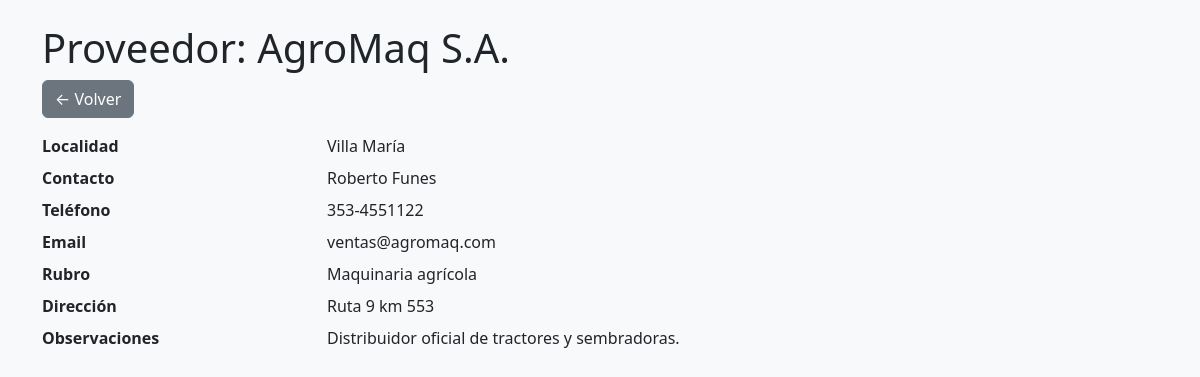
Page /proveedores/1 on the committed database.
### tables this page shows
CREATE TABLE proveedores (
    ID INTEGER PRIMARY KEY AUTOINCREMENT,
    Nombre TEXT,
    Localidad TEXT,
    Contacto TEXT,
    Rubro TEXT,
    Observaciones TEXT,
    Direccion TEXT,
    Telefono TEXT,
    Email TEXT
);

### app.py (the view)
@app.route('/proveedores/<int:id>')
def ver_proveedor(id):
    conn = get_db_connection()
    proveedor = conn.execute('SELECT * FROM proveedores WHERE ID = ?', (id,)).fetchone()
    conn.close()
    if proveedor is None:
        flash('Proveedor no encontrado.')
        return redirect(url_for('listar_proveedores'))
    return render_template('ver_proveedor.html', proveedor=proveedor)

### app.py (called while the page is built)
def get_db_connection():
    conn = sqlite3.connect('mantenimiento_agricola.db', timeout=10)  # Espera hasta 10 segundos
    conn.row_factory = sqlite3.Row
    return conn

### templates/ver_proveedor.html (shortened to what this page needs)
<!DOCTYPE html>
<html lang="es">
<head>
    <link href="https://cdn.jsdelivr.net/npm/bootstrap@5.3.0/dist/css/bootstrap.min.css" rel="stylesheet" />
</head>
<body class="bg-light">
<div class="container py-4">
    <h1>Proveedor: {{ proveedor.Nombre }}</h1>
    <a href="{{ url_for('listar_proveedores') }}" class="btn btn-secondary mb-3">← Volver</a>
    <dl class="row">
        <dt class="col-sm-3">Localidad</dt>
        <dd class="col-sm-9">{{ proveedor.Localidad or '-' }}</dd>
        <dt class="col-sm-3">Contacto</dt>
        <dd class="col-sm-9">{{ proveedor.Contacto or '-' }}</dd>
        <dt class="col-sm-3">Teléfono</dt>
        <dd class="col-sm-9">{{ proveedor.Telefono or '-' }}</dd>
        <dt class="col-sm-3">Email</dt>
        <dd class="col-sm-9">{{ proveedor.Email or '-' }}</dd>
        <dt class="col-sm-3">Rubro</dt>
        <dd class="col-sm-9">{{ proveedor.Rubro or '-' }}</dd>
        <dt class="col-sm-3">Dirección</dt>
        <dd class="col-sm-9">{{ proveedor.Direccion or '-' }}</dd>
        <dt class="col-sm-3">Observaciones</dt>
        <dd class="col-sm-9">{{ proveedor.Observaciones or '-' }}</dd>
    </dl>
</div>
</body>
</html>

### rows in the picture
proveedores: Nombre "AgroMaq S.A.", Localidad "Villa María", Contacto "Roberto Funes", Telefono "353-4551122", Email "ventas@agromaq.com", Rubro "Maquinaria agrícola", Direccion "Ruta 9 km 553", Observaciones "Distribuidor oficial de tractores y sembradoras."
